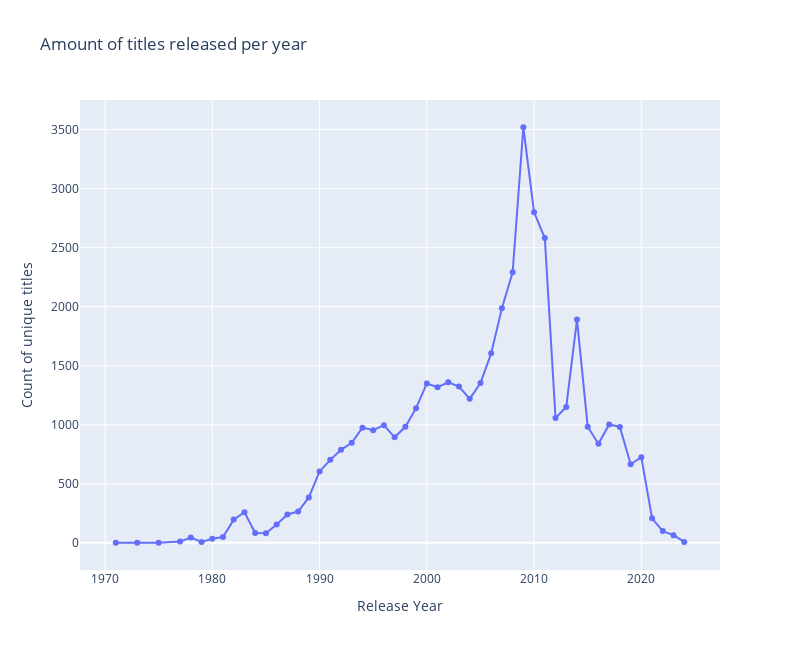

Notebook code cell kept with this figure:
### Markdown cell above
### 3.2 Titles released over time

### Code cell
# group by the count of different titles released per year
games_per_year = df.groupby('release_year').agg({
    'title': 'nunique'  # Distinct count of titles per year
}).reset_index()

# Rename the column for clarity
games_per_year.rename(columns={'title': 'distinct_game_count'}, inplace=True)

# Create the line chart
fig = px.line(
    games_per_year,
    x='release_year',
    y='distinct_game_count',
    title='Amount of titles released per year',
    labels={'release_year': 'Release Year', 'distinct_game_count': 'Count of unique titles'},
    markers=True
)

#Plot the line chart
fig.update_layout(width=800, height=650)
fig.show()

### Figure 1 — Plotly figure (JSON) as saved in the notebook; plotly's stock layout.template omitted (floating-point values rounded to 4 significant figures)
{"data": [{"hovertemplate": "Release Year=%{x}<br>Count of unique titles=%{y}<extra></extra>", "legendgroup": "", "line": {"color": "#636efa", "dash": "solid"}, "marker": {"symbol": "circle"}, "mode": "lines+markers", "name": "", "orientation": "v", "showlegend": false, "type": "scatter", "x": [1971, 1973, 1975, 1977, 1978, 1979, 1980, 1981, 1982, 1983, 1984, 1985, 1986, 1987, 1988, 1989, 1990, 1991, 1992, 1993, 1994, 1995, 1996, 1997, 1998, 1999, 2000, 2001, 2002, 2003, 2004, 2005, 2006, 2007, 2008, 2009, 2010, 2011, 2012, 2013, 2014, 2015, 2016, 2017, 2018, 2019, 2020, 2021, 2022, 2023, 2024], "xaxis": "x", "y": [1, 1, 1, 11, 45, 8, 34, 49, 197, 260, 84, 81, 155, 241, 265, 385, 605, 703, 788, 847, 976, 954, 997, 894, 983, 1141, 1350, 1318, 1360, 1324, 1220, 1353, 1605, 1987, 2291, 3520, 2800, 2582, 1057, 1151, 1891, 984, 839, 1003, 982, 666, 726, 208, 100, 65, 8], "yaxis": "y"}], "layout": {"height": 650, "legend": {"tracegroupgap": 0}, "title": {"text": "Amount of titles released per year"}, "width": 800, "xaxis": {"anchor": "y", "domain": [0, 1], "title": {"text": "Release Year"}}, "yaxis": {"anchor": "x", "domain": [0, 1], "title": {"text": "Count of unique titles"}}}}
